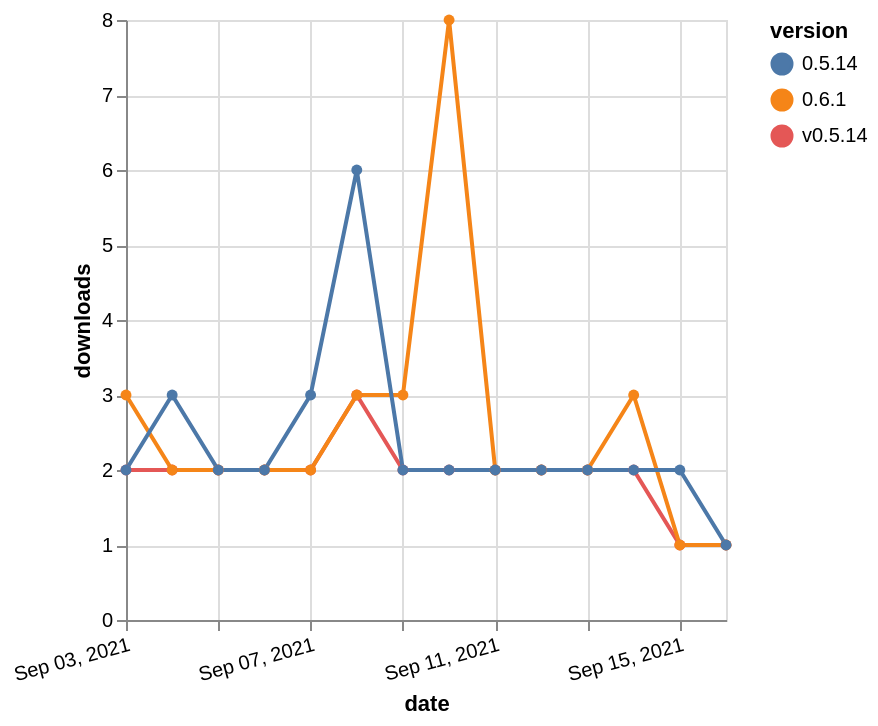

Express this chart as Vega-Lite.
### Vega-Lite specification from a JSON file in a GitHub repository (floating-point values rounded to 4 significant figures)
{"$schema": "https://vega.github.io/schema/vega-lite/v5.json", "description": "A simple bar chart with embedded data.", "data": {"values": [{"date": "2021-09-03", "total": 2134, "delta": 2, "version": "v0.5.14"}, {"date": "2021-09-04", "total": 2136, "delta": 2, "version": "v0.5.14"}, {"date": "2021-09-05", "total": 2138, "delta": 2, "version": "v0.5.14"}, {"date": "2021-09-06", "total": 2140, "delta": 2, "version": "v0.5.14"}, {"date": "2021-09-07", "total": 2142, "delta": 2, "version": "v0.5.14"}, {"date": "2021-09-08", "total": 2145, "delta": 3, "version": "v0.5.14"}, {"date": "2021-09-09", "total": 2147, "delta": 2, "version": "v0.5.14"}, {"date": "2021-09-10", "total": 2149, "delta": 2, "version": "v0.5.14"}, {"date": "2021-09-11", "total": 2151, "delta": 2, "version": "v0.5.14"}, {"date": "2021-09-12", "total": 2153, "delta": 2, "version": "v0.5.14"}, {"date": "2021-09-13", "total": 2155, "delta": 2, "version": "v0.5.14"}, {"date": "2021-09-14", "total": 2157, "delta": 2, "version": "v0.5.14"}, {"date": "2021-09-15", "total": 2158, "delta": 1, "version": "v0.5.14"}, {"date": "2021-09-16", "total": 2159, "delta": 1, "version": "v0.5.14"}, {"date": "2021-09-03", "total": 535, "delta": 3, "version": "0.6.1"}, {"date": "2021-09-04", "total": 537, "delta": 2, "version": "0.6.1"}, {"date": "2021-09-05", "total": 539, "delta": 2, "version": "0.6.1"}, {"date": "2021-09-06", "total": 541, "delta": 2, "version": "0.6.1"}, {"date": "2021-09-07", "total": 543, "delta": 2, "version": "0.6.1"}, {"date": "2021-09-08", "total": 546, "delta": 3, "version": "0.6.1"}, {"date": "2021-09-09", "total": 549, "delta": 3, "version": "0.6.1"}, {"date": "2021-09-10", "total": 557, "delta": 8, "version": "0.6.1"}, {"date": "2021-09-11", "total": 559, "delta": 2, "version": "0.6.1"}, {"date": "2021-09-12", "total": 561, "delta": 2, "version": "0.6.1"}, {"date": "2021-09-13", "total": 563, "delta": 2, "version": "0.6.1"}, {"date": "2021-09-14", "total": 566, "delta": 3, "version": "0.6.1"}, {"date": "2021-09-15", "total": 567, "delta": 1, "version": "0.6.1"}, {"date": "2021-09-16", "total": 568, "delta": 1, "version": "0.6.1"}, {"date": "2021-09-03", "total": 2927, "delta": 2, "version": "0.5.14"}, {"date": "2021-09-04", "total": 2930, "delta": 3, "version": "0.5.14"}, {"date": "2021-09-05", "total": 2932, "delta": 2, "version": "0.5.14"}, {"date": "2021-09-06", "total": 2934, "delta": 2, "version": "0.5.14"}, {"date": "2021-09-07", "total": 2937, "delta": 3, "version": "0.5.14"}, {"date": "2021-09-08", "total": 2943, "delta": 6, "version": "0.5.14"}, {"date": "2021-09-09", "total": 2945, "delta": 2, "version": "0.5.14"}, {"date": "2021-09-10", "total": 2947, "delta": 2, "version": "0.5.14"}, {"date": "2021-09-11", "total": 2949, "delta": 2, "version": "0.5.14"}, {"date": "2021-09-12", "total": 2951, "delta": 2, "version": "0.5.14"}, {"date": "2021-09-13", "total": 2953, "delta": 2, "version": "0.5.14"}, {"date": "2021-09-14", "total": 2955, "delta": 2, "version": "0.5.14"}, {"date": "2021-09-15", "total": 2957, "delta": 2, "version": "0.5.14"}, {"date": "2021-09-16", "total": 2958, "delta": 1, "version": "0.5.14"}]}, "width": "container", "mark": {"type": "line", "point": {"filled": true}}, "encoding": {"x": {"field": "date", "type": "temporal", "timeUnit": "yearmonthdate", "title": "date", "axis": {"labelAngle": -15}}, "y": {"field": "delta", "type": "quantitative", "title": "downloads"}, "color": {"field": "version", "type": "nominal"}, "tooltip": {"field": "delta"}}}
